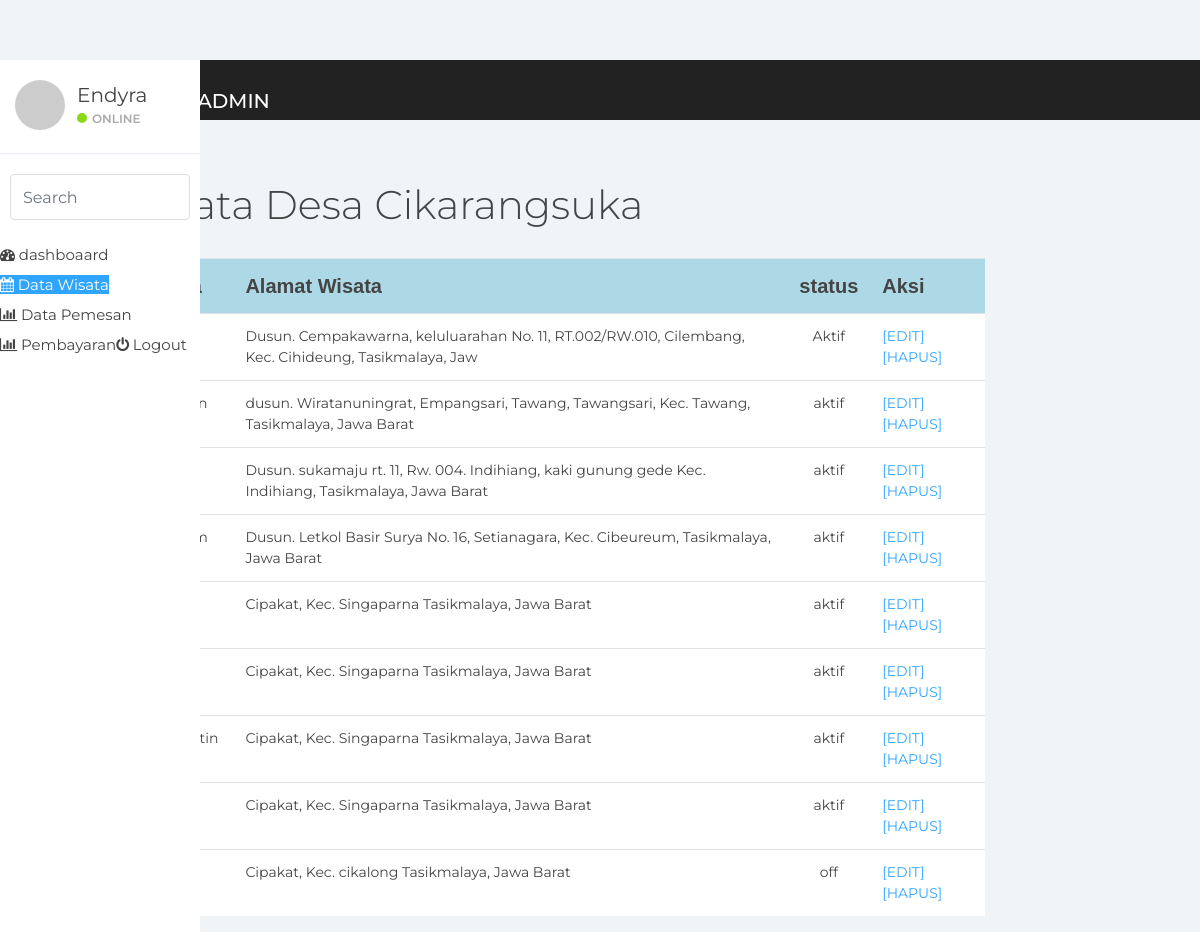
/data_wisata.php, run on the app's committed database.
### tables this page shows
CREATE TABLE `data_wisata` (
  `id` int(11) NOT NULL,
  `nama_wista` varchar(100) NOT NULL,
  `alamat` varchar(100) NOT NULL,
  `status` varchar(100) NOT NULL
);

### data_wisata.php (the view, shortened to what this page needs)
<!DOCTYPE html>
<html>
<head>
	<link href="css/bootstrap.min.css" rel="stylesheet">
	<link href="css/font-awesome.min.css" rel="stylesheet">
	<link href="css/datepicker3.css" rel="stylesheet">
	<link href="css/styles.css" rel="stylesheet">
</head>
<body>
	<nav class="navbar navbar-custom navbar-fixed-top" role="navigation">
		<div class="container-fluid">
			<div class="navbar-header">
				<button type="button" class="navbar-toggle collapsed" data-toggle="collapse" data-target="#sidebar-collapse"><span class="sr-only">Toggle navigation</span>
					<span class="icon-bar"></span></button>
				<a class="navbar-brand" href="#"><span>Pariwisata </span>Admin</a>
	</nav>
	<div id="sidebar-collapse" class="col-sm-3 col-lg-2 sidebar">
		<div class="profile-sidebar">
			<div class="profile-userpic">
				<img src="http://placehold.it/50/30a5ff/fff" class="img-responsive" alt="">
			</div>
			<div class="profile-usertitle">
				<div class="profile-usertitle-name">Endyra</div>
				<div class="profile-usertitle-status"><span class="indicator label-success"></span>Online</div>
			</div>
		</div>
		<form role="search">
			<div class="form-group">
				<input type="text" class="form-control" placeholder="Search">
			</div>
		</form>
		<ul class="nav menu">
			<li ><a href="Reservasi.php"><em class="fa fa-dashboard">&nbsp;</em>dashboaard</a></li>
			<li class="active"><a href="data_wisata.php"><em class="fa fa-calendar">&nbsp;</em>Data Wisata</a></li>
			<li><a href="data_pemesanan.php"><em class="fa fa-bar-chart">&nbsp;</em>Data Pemesan</a></li>
			<li><a href=""><em class="fa fa-bar-chart">&nbsp;</em>Pembayaran</a></li>
			<li><a href="../index.php"><em class="fa fa-power-off">&nbsp;</em>Logout</a></li>
		</ul>
	</div>
	<div class="col-sm-9 col-sm-offset-3 col-lg-10 col-lg-offset-2 main">
		<div class="row">
			<ol class="breadcrumb">
				<li><a href="#">
				</a></li>
				<li class="active">Data Wisata</li>
			</ol>
		</div>
		<div class="row">
			<div class="col-lg-12">
				<h1 class="page-header">Data Wisata Desa Cikarangsuka</h1>
			</div>
		</div>
	<table width="100%" height="100" class="table">
		<tr style="background: lightblue; font-size: 20px; font-family: sans-serif;">
			<th>No</th>
			<th>Nama Wisata</th>
			<th>Alamat Wisata</th>
			<th>status</th>
			<th align="center">Aksi</th>
		</tr>
		<?php
			include 'koneksi.php';
			$no = 1;
			$query = mysqli_query( $koneksi,'select * from data_wisata');
			while($tampil = mysqli_fetch_array($query)) {
			?>
			<tr >
				<td align="center"><?php echo $no++ ?></td>
				<td><?php echo $tampil['nama_wista'] ?></td>
				<td><?php echo $tampil['alamat'] ?></td>
				<td align="center"><?php echo $tampil['status'] ?></td>
				<td>
					<a href="edit.php?id=<?php echo $tampil['id']; ?>">[EDIT]</a>
					<a href="hapus.php?id=<?php echo $tampil['id']; ?>" onclick="return confirm('Yakin dih,,, bade dihapus?')">[HAPUS]</a>
				</td>
			</tr>
			<?php
		}
		?>
	</table>
</body>
</html>

### css/styles.css (style rules this page uses)
body { background: #f1f4f7; padding-top: 60px; font-size: 14px; color: #444444; font-family: "Montserrat", "Helvetica Neue", Helvetica, Arial, sans-serif; }
a, a:hover, a:focus { color: #30a5ff; }
h1, h2, h3, h4, h5, h6 { color: #444444; }
h1 { font-weight: 300; font-size: 40px; }
input.form-control { border: 1px solid #ddd; box-shadow: none; height: 46px; }
.navbar-custom { background: #222; height: 60px; }
.navbar-header .navbar-brand { color: #fff; font-size: 20px; text-transform: uppercase; font-weight: 500; height: 60px; padding-top: 18px; }
.navbar-header .navbar-brand span { color: #30a5ff; }
.navbar-toggle { background: rgba(255, 255, 255, 0.1); padding: 12px; margin-top: 10px; }
.label-success { background-color: #8ad919; }
.navbar { border: 0; }
.sidebar { display: block; padding: 0; display: none; box-shadow: none; background: #fff; }
.sidebar ul { margin: 20px 0px; }
.sidebar form { padding: 10px 0 0 0; margin: 10px 10px 20px 10px; }
@media (min-width: 768px) { .sidebar { display: block; position: fixed; top: 60px; bottom: 0; left: 0; z-index: 1000; display: block; margin: 0; padding: 0; overflow-x: hidden; overflow-y: auto; } }
@media (min-width: 768px) { .navbar-header { width: 100%; } }
.sidebar ul.nav .active a, .sidebar ul.nav li.parent a.active, .sidebar ul.nav .active > a:hover, .sidebar ul.nav li.parent a.active:hover, .sidebar ul.nav .active > a:focus, .sidebar ul.nav li.parent a.active:focus { color: #fff; background-color: #30a5ff; }
.sidebar ul.nav li a { height: 50px; font-size: 15px; line-height: 2em; color: #444444; }
.profile-sidebar { padding: 10px 0; border-bottom: 1px solid #e9ecf2; }
.indicator { width: 10px; height: 10px; display: inline-block; border-radius: 9999px; margin-right: 5px; }
.profile-userpic img { float: left; margin: 10px 0px 0px 15px; width: 50px; height: 50px; border-radius: 9999px !important; }
.profile-usertitle { float: left; text-align: left; margin: 10px 0 0 12px; }
.profile-usertitle-name { font-size: 20px; margin-bottom: 0px; }
.profile-usertitle-status { text-transform: uppercase; color: #AAA; font-size: 12px; font-weight: 600; margin-bottom: 15px; }
.breadcrumb { border-radius: 0; padding: 10px 15px 10px 15px; background: #e9ecf2; margin: 0; }
h1.page-header { margin-top: 20px; border-bottom: 0; }
.table { background: #fff; }

### data on the page
data_wisata: alamat "Dusun. Cempakawarna, keluluarahan No. 11, RT.002/RW.010, Cilembang, Kec. Cihideung, Tasikmalaya, Jaw", status "Aktif"
data_wisata: alamat "dusun. Wiratanuningrat, Empangsari, Tawang, Tawangsari, Kec. Tawang, Tasikmalaya, Jawa Barat", status "aktif"
data_wisata: alamat "Dusun. sukamaju rt. 11, Rw. 004. Indihiang, kaki gunung gede Kec. Indihiang, Tasikmalaya, Jawa Barat", status "aktif"
data_wisata: alamat "Dusun. Letkol Basir Surya No. 16, Setianagara, Kec. Cibeureum, Tasikmalaya, Jawa Barat", status "aktif"
data_wisata: alamat "Cipakat, Kec. Singaparna Tasikmalaya, Jawa Barat", status "aktif"
data_wisata: alamat "Cipakat, Kec. Singaparna Tasikmalaya, Jawa Barat", status "aktif"
data_wisata: alamat "Cipakat, Kec. Singaparna Tasikmalaya, Jawa Barat", status "aktif"
data_wisata: alamat "Cipakat, Kec. Singaparna Tasikmalaya, Jawa Barat", status "aktif"
data_wisata: alamat "Cipakat, Kec. cikalong Tasikmalaya, Jawa Barat", status "off"
